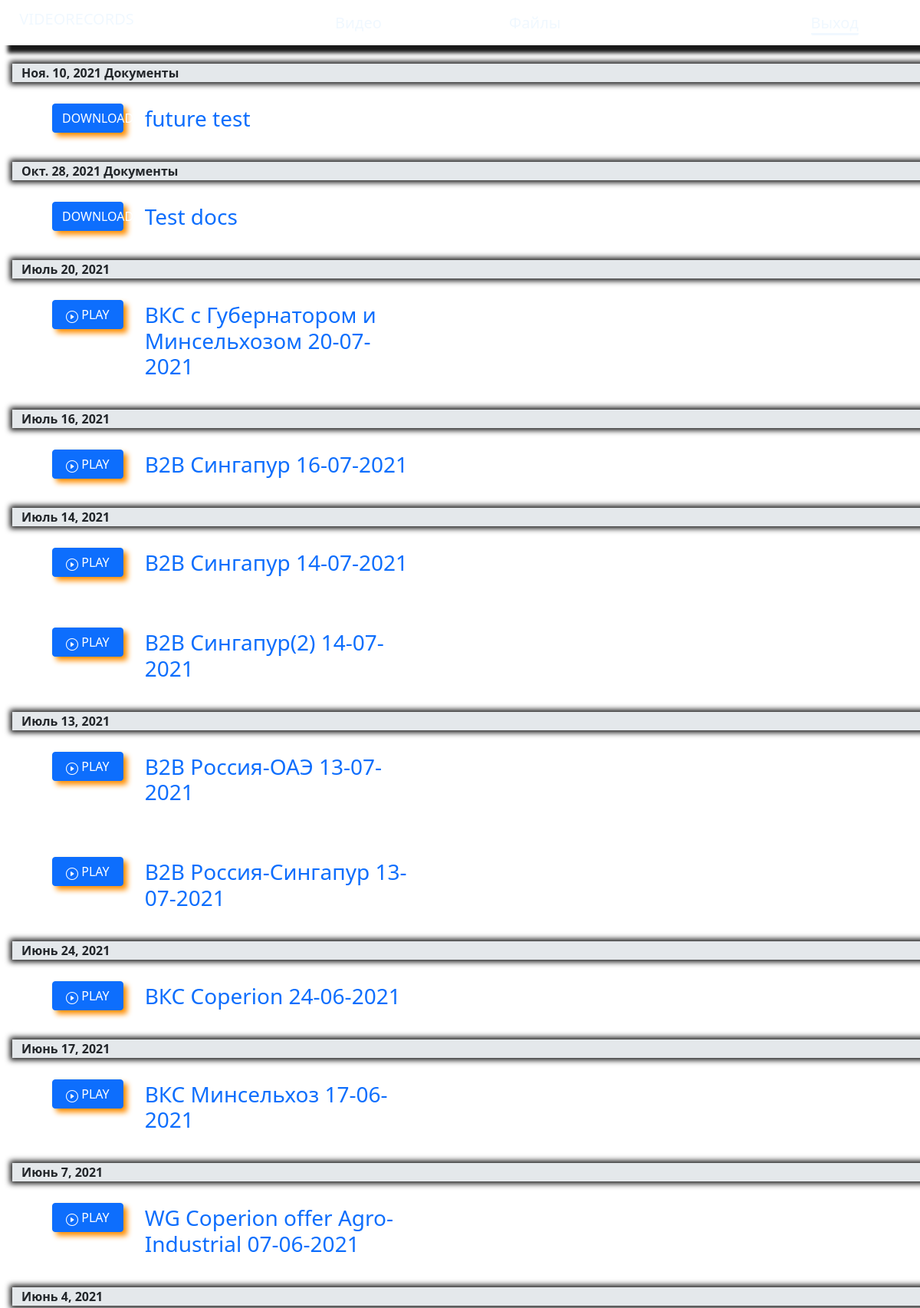
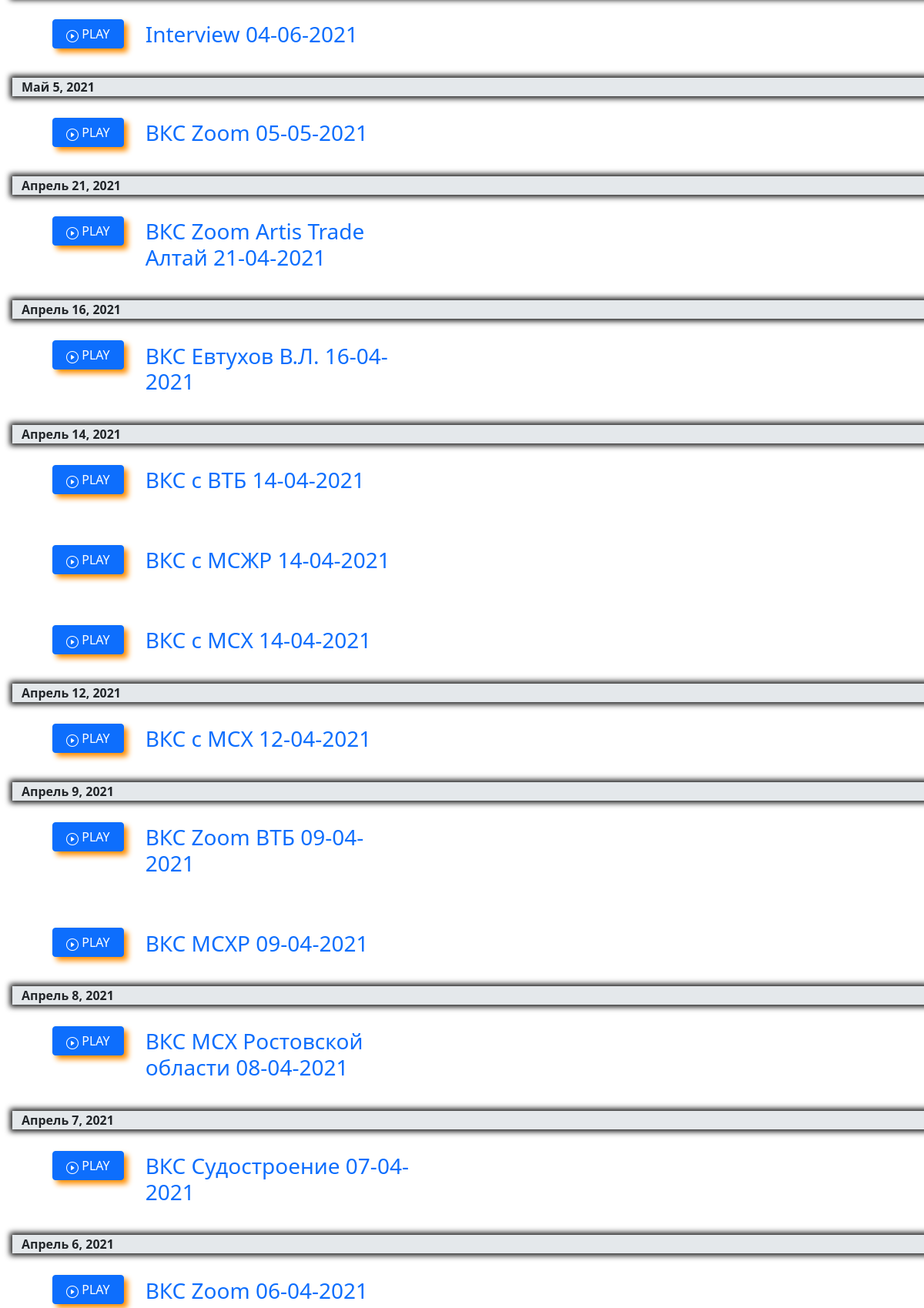
The app's page / (signed in, upper part) with its own data (2 pictures, top to bottom).
### records/models.py (models this page shows, shortened)
class Records(models.Model):
    CONTENT_TYPES = [
        ('video', 'Видео'),
        ('doc', 'Документ'),
    ]
    def upload_path(self, filename: str) -> str:
        if self.type == 'video':
            return f'records/video/{filename}'
        else:
            return f'records/docs/{filename}'
    title = models.CharField(max_length=70, verbose_name="Название")
    description = models.TextField(blank=True, verbose_name="Описание")
    file = models.FileField(upload_to=upload_path, verbose_name="Файл")
    type = models.CharField(max_length=20, choices=CONTENT_TYPES, default='video', verbose_name='Тип контента')
    public = models.BooleanField(default=True, verbose_name="Опубликован")
    slug = models.SlugField(unique=True, blank=False, verbose_name="URL")
    date = models.DateTimeField(default=timezone.now, verbose_name="Дата мероприятия")
    time_create = models.DateTimeField(auto_now_add=True, verbose_name="Дата добавления записи")
    time_update = models.DateTimeField(auto_now=True, verbose_name="Последнее изменение данных записи")
    count_views = models.IntegerField(auto_created=True, default=0, editable=False, verbose_name='Счетчик просмотров')
    class Meta:
        verbose_name = 'Файл'
        verbose_name_plural = 'Файлы'
        ordering = ['-date', 'title']
    def get_absolute_url(self):
        return reverse('records:record', kwargs={'slug': self.slug})

### records/views.py (the view)
# urls.py: path('', views.RecordsList.as_view(), name='home'),
class RecordsList(LoginRequiredMixin, ListView):
    model = Records
    def get_queryset(self):
        return Records.objects.filter(date__lte=timezone.now()).filter(public=True)

### records/templatetags/records_extras.py (called while the page is built)
@register.filter(name='prev_val')
def prev_val(value, arg):
    try:
        return value[int(arg) - 1]
    except Exception:
        return None

### records/templates/records/records_list.html (shortened to what this page needs)
{% extends 'records/base.html' %}
{% load records_extras %}
{% block content %}
{% for record in records_list %}
    <div class="row ms-3 my-4">
        {% with records_list|prev_val:forloop.counter0 as prev %}
        {% if record.date|date:'d-m-Y' != prev.date|date:'d-m-Y' %}
            <b>{{ record.date.date}}{% if record.type == 'doc' %} Документы {% endif %}</b>
        {% endif %}
        {% endwith %}
        <div class="row ps-lg-5 ms-lg-1 mt-4">
             <div class="row align-items-start my-1">
                 {% if record.type == 'video' %}
                    <a class="col col-4 col-lg-2 col-xl-1 btn btn-primary" href="{{ record.get_absolute_url}}">
                        <i class="bi bi-play-circle"></i> PLAY</a>
                     <a class="col col-7 col-xl-4 ms-2 ms-lg-3 header_btn" href="{{ record.get_absolute_url}}">
                        <h3>{{ record.title }}</h3></a>
                 {% else %}
                     <a class="col col-4 col-lg-2 col-xl-1 btn btn-primary" href="{{ MEDIA_URL }}{{ record.file}}" download>
                          DOWNLOAD</a>
                    <a class="col col-7 col-xl-4 ms-2 ms-lg-3 header_btn" href="{{ MEDIA_URL }}{{ record.file}}" download>
                        <h3>{{ record.title }}</h3></a>
                 {% endif %}
             </div>
        </div>
    </div>
{% endfor %}
{% endblock %}

### records/templates/records/base.html (shortened to what this page needs)
{% load static %}
<!DOCTYPE html>
<html lang="en">
<head>
    {% block include-css %}
        <link type="text/css" rel="stylesheet" href="{% static 'records/css/style.css' %}">
        <link type="text/css" rel="stylesheet" href="{% static 'records/css/bootstrap.min.css' %}">
        <link type="text/css" rel="stylesheet" href="{% static 'records/css/bootstrap-icons.css' %}">
    {% endblock %}
</head>
<body>
{% block header %}
    <nav class="navbar navbar-dark">
            <span class="navbar-brand h1" id="nav-title">
                <i class="bi bi-tv"></i>
                <a class="navbar__title" href="{% url 'records:home' %}"> VIDEORECORDS </a>
             </span>
        {% if user.is_authenticated %}
            <div class="navbar__menu navbar__button" id="nav-menu">
                <a class="navbar__button_menu" href="{% url 'records:video' %}">Видео</a>
                <a class="navbar__button_menu" href="{% url 'records:files' %}">Файлы</a>
            </div>
            <div class="navbar__button" id="nav-logout-button">
                <a class="navbar__button_logout" href="{% url 'records:logout' %}">Выход</a>
            </div>
        {% endif %}
    </nav>
{% endblock %}
{% block content %}
{% endblock %}
</body>
</html>

### records/static/records/css/style.css (style rules this page uses)
.navbar { display: flex; flex-direction: row; justify-content: space-between; box-shadow: 10px 10px 5px #191919; }
.navbar__title, .navbar__title:hover, .navbar__title:visited { color: #f0f8ff; text-decoration: none; }
.navbar__menu { flex-grow: 1; display: flex; justify-content: space-evenly; }
.navbar__button { font-size: 1.25rem; margin: auto 4em; }
.navbar__button_menu, .navbar__button_menu:visited { color: #f0f8ff; text-decoration: none; }
.navbar__button_logout, .navbar__button_logout:visited { border-bottom: 3px solid #f0f8ff; border-radius: 2px; color: #f0f8ff; text-decoration: none; }
.header_btn { text-decoration: none; padding: 0.2em; transition: border-color 0.3s linear; }
.header_btn:after { all: initial; }
b { background-color: #E4E8EB; box-shadow: 0px 0px 7px 3px #191919; }
.btn { box-shadow: 5px 5px 7px 0px #FF8E00; }

### records on screen
Records: date "Ноя. 10, 2021", type "Документы", title "future test"
Records: date "Окт. 28, 2021", type "Документы", title "Test docs"
Records: date "Июль 20, 2021", title "ВКС с Губернатором и Минсельхозом 20-07-2021"
Records: date "Июль 16, 2021", title "B2B Сингапур 16-07-2021"
Records: date "Июль 14, 2021", title "B2B Сингапур 14-07-2021"
Records: title "B2B Сингапур(2) 14-07-2021"
Records: date "Июль 13, 2021", title "B2B Россия-ОАЭ 13-07-2021"
Records: title "B2B Россия-Сингапур 13-07-2021"
Records: date "Июнь 24, 2021", title "ВКС Coperion 24-06-2021"
Records: date "Июнь 17, 2021", title "ВКС Минсельхоз 17-06-2021"
Records: date "Июнь 7, 2021", title "WG Coperion offer Agro-Industrial 07-06-2021"
Records: date "Июнь 4, 2021", title "Interview 04-06-2021"
Records: date "Май 5, 2021", title "ВКС Zoom 05-05-2021"
Records: date "Апрель 21, 2021", title "ВКС Zoom Artis Trade Алтай 21-04-2021"
Records: date "Апрель 16, 2021", title "ВКС Евтухов В.Л. 16-04-2021"
Records: date "Апрель 14, 2021", title "ВКС с ВТБ 14-04-2021"
Records: title "ВКС с МСЖР 14-04-2021"
Records: title "ВКС с МСХ 14-04-2021"
Records: date "Апрель 12, 2021", title "ВКС с МСХ 12-04-2021"
Records: date "Апрель 9, 2021", title "ВКС Zoom ВТБ 09-04-2021"
Records: title "ВКС МСХР 09-04-2021"
Records: date "Апрель 8, 2021", title "ВКС МСХ Ростовской области 08-04-2021"
Records: date "Апрель 7, 2021", title "ВКС Судостроение 07-04-2021"
Records: date "Апрель 6, 2021", title "ВКС Zoom 06-04-2021"
